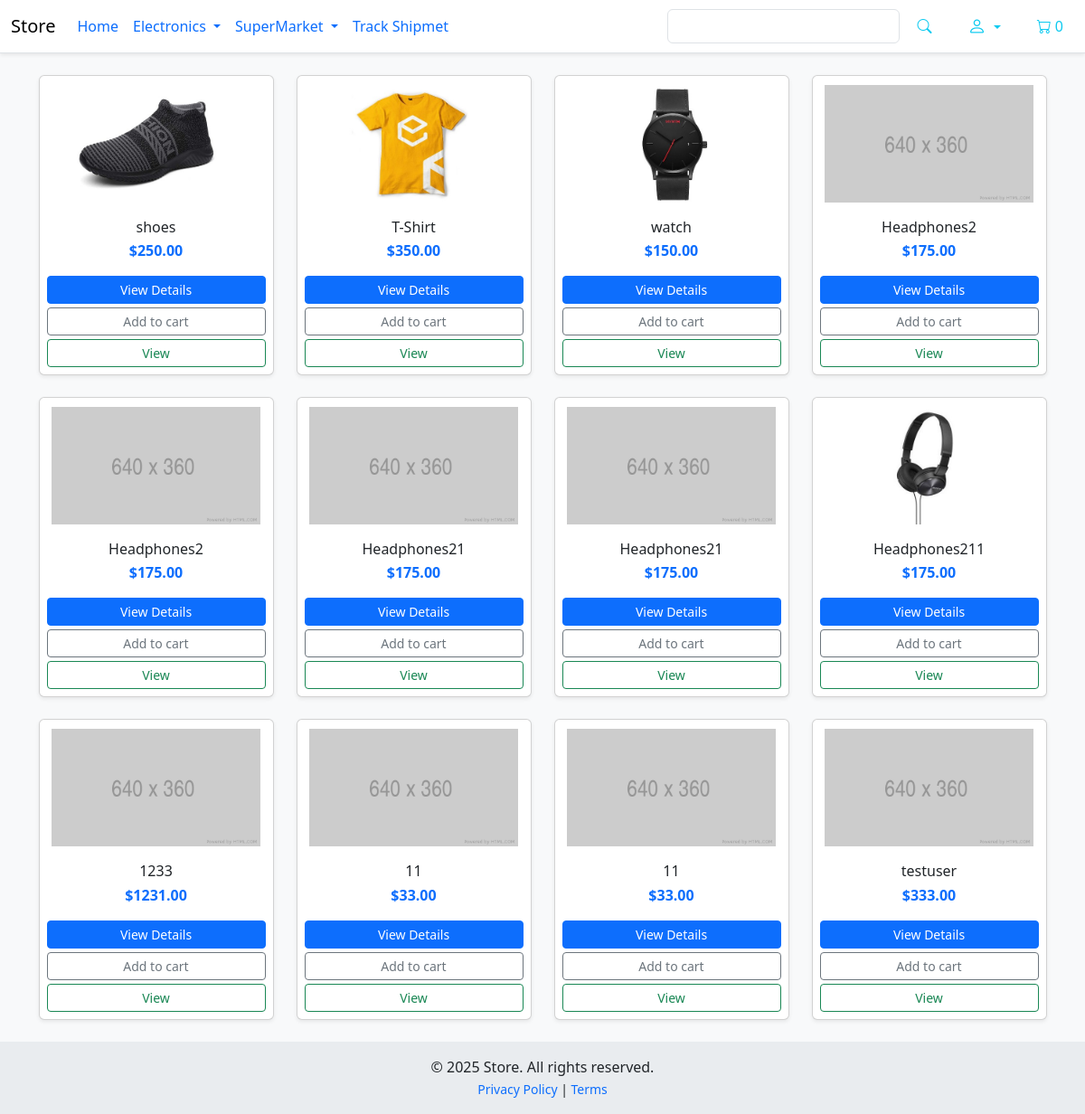
The page / (signed in) on the database as committed earlier.
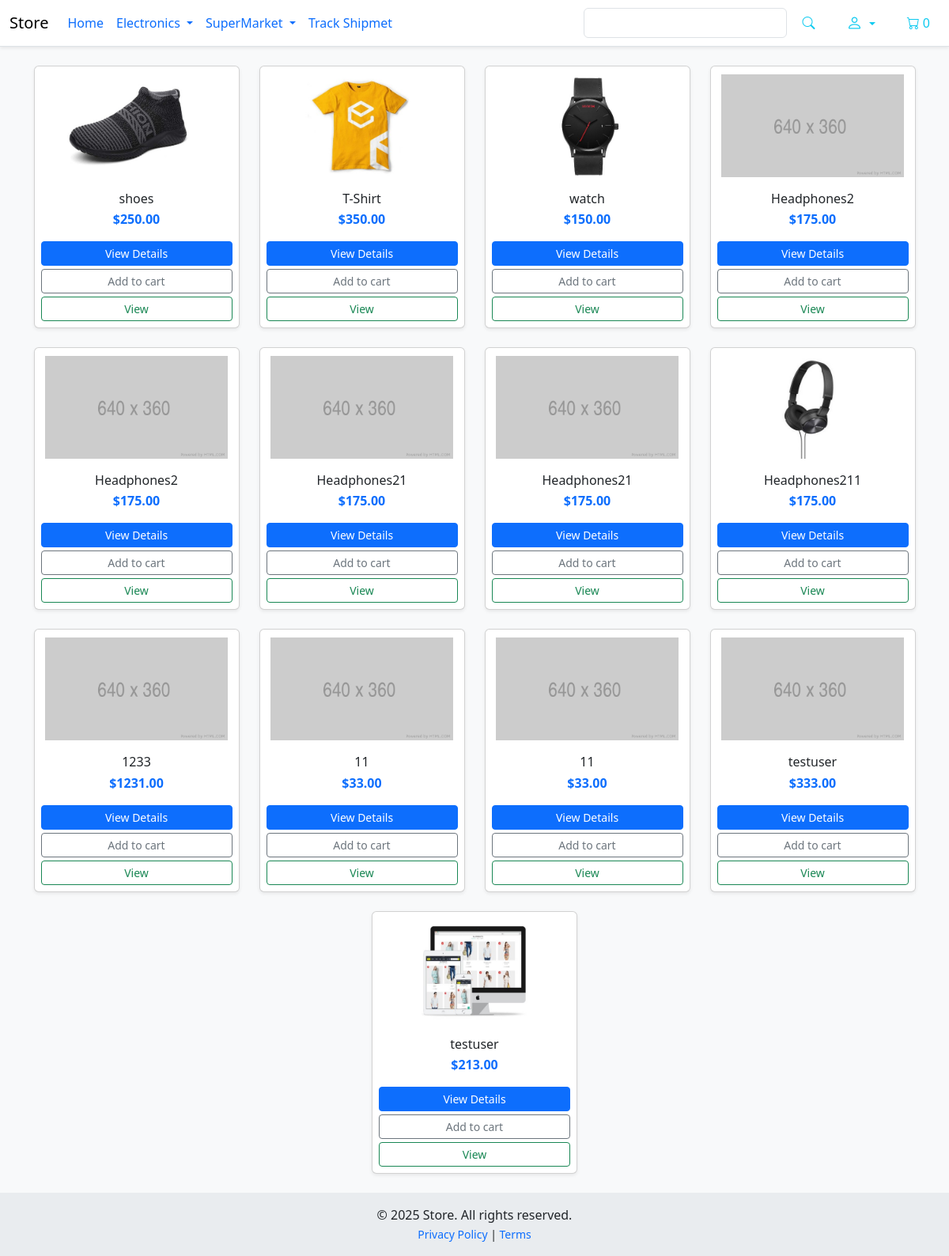
The same page on the database as committed later.
### Store/models.py (models this page shows, shortened)
class Order(models.Model):
    customer =  models.ForeignKey('CoreAuth.Customer',on_delete=models.SET_NULL,null=True,blank=True)
    seller = models.ForeignKey('CoreAuth.Seller',on_delete=models.SET_NULL,null=True,blank=True)
    created_at = models.DateTimeField(auto_now_add=True)
    deleted_at = models.DateTimeField(null=True, blank=True)
    complete = models.BooleanField(default=False)
    transaction_id = models.CharField(max_length=200,null=True)
    @property
    def get_cart_items(self):
        return sum(item.quantity for item in self.orderitem_set.all())

class Product(models.Model):
    class RatingChoice(models.IntegerChoices):
        NOT_RATED = 0, 'Not Rated Yet'
        VERY_POOR = 1, 'Very Poor'
        POOR = 2, 'Poor'
        AVERAGE = 3, 'Average'
        GOOD = 4, 'Good'
        EXCELLENT = 5, 'Excellent'
    slug = models.SlugField(max_length=160, unique=True,default='temp-slug')
    seller = models.ForeignKey('CoreAuth.Seller',on_delete=models.CASCADE)
    name = models.CharField(max_length=255)
    price = models.DecimalField(max_digits=9,decimal_places=2)
    created_at = models.DateTimeField(auto_now_add=True)
    rate = models.PositiveSmallIntegerField(choices=RatingChoice,default=RatingChoice.NOT_RATED)
    image = models.ImageField(upload_to='images/products', blank=True, null=True,max_length=255)
    digital = models.BooleanField(default=False)
    @property
    def imageURL(self):
        try:
            if self.image:
                url = self.image.url
                return url
        except:
            pass
        return '/static/images/placeholder.png'

### Store/views.py (the view, shortened to what this page needs)
# urls.py: path('',store,name='store'),
def store(request):
    cart_cookie = json.loads(request.COOKIES.get("cart", "{}"))
    products = Product.objects.all()
    data = cartData(request)
    items = data["items"]
    order = data["order"]
    context = {"products": products, "items": items, "order": order}
    return render(request, "store/store.html", context)

### Store/utils.py (called while the page is built)
def cartData(request):
    if request.user.is_authenticated:
        if request.user.is_seller:
            customer = request.user.seller
            order, create = Order.objects.get_or_create(seller=customer, complete=False)
        elif request.user.is_customer:
            customer = request.user.customer
            order, create = Order.objects.get_or_create(customer=customer, complete=False)
        items = order.orderitem_set.all()
    else:
        data_cookie_cart = cooikeCart(request)
        customer = 'u need to login'
        order = data_cookie_cart['order']
        items = data_cookie_cart['items']
    return {'customer': customer, 'order': order, 'items': items}

### Store/templates/store/store.html (shortened to what this page needs)
{% extends 'main.html' %}
{% block content %}
<br>
<div class="container">
  <div class="row justify-content-center">
    {% for product in products %}
    <div class="col-12 col-sm-6 col-md-4 col-lg-3 mb-4 d-flex justify-content-center">
      <div class="card h-100 shadow-sm" style="width: 100%; max-width: 260px;">
        <img src="{{ product.imageURL }}" class="card-img-top img-fluid" alt="{{ product.name }}"
          style="max-height: 150px; object-fit: contain; padding: 10px;">
        <div class="card-body p-2 text-center">
          <h6 class="card-title mb-1">{{ product.name }}</h6>
          <p class="card-text text-primary fw-bold mb-1">${{ product.price }}</p>
          <div class="d-grid gap-1">
            <a href="#" class="btn btn-sm btn-primary">View Details</a>
            <button data-product="{{ product.id }}" data-action="add"
              class="btn btn-sm btn-outline-secondary update-cart">
              Add to cart
            </button>
            <a href="#" class="btn btn-sm btn-outline-success">View</a>
          </div>
        </div>
      </div>
    </div>
    {% endfor %}
  </div>
</div>
{% endblock content %}

### templates/partials/navbar.html (shortened to what this page needs)
<nav class="navbar navbar-expand-lg navbar-light bg-white border-bottom shadow-sm">
  <div class="container-fluid">
    <a class="navbar-brand" href="{% url 'store' %}">Store</a>
    <div class="collapse navbar-collapse" id="navbarSupportedContent">
      <ul class="navbar-nav me-auto mb-2 mb-lg-0">
        <li class="nav-item active">
          <a class="nav-link nav" href="{% url 'store' %}">Home</a>
        </li>
        <li class="nav-item dropdown nav">
          <a class="nav-link dropdown-toggle" href="#" id="navbarDropdown" role="button" data-bs-toggle="dropdown"
            aria-expanded="false">
            Electronics
          </a>
        </li>
        <li class="nav-item dropdown nav">
          <a class="nav-link dropdown-toggle" href="#" id="superMarketDropdown" role="button" data-bs-toggle="dropdown"
            aria-expanded="false">
            SuperMarket
          </a>
        </li>
        <li class="nav-item dropdown nav">
          <a class="nav-link" href="{% url 'track_shipment' %}">
            Track Shipmet
          </a>
        </li>
      </ul>
      <div class="d-flex align-items-center">
        <form class="d-flex me-3">
          <input class="form-control me-2 bg-white text-dark border w-100" type="search" placeholder="Search">
          <button class="btn btn-outline-info border-0" type="submit">
            <i class="bi bi-search"></i>
          </button>
        </form>
        {% if request.user.is_authenticated %}
        {% include 'partials/profile_dropdown.html' %}
        {% else %}
        {% include 'partials/login_dropdown.html' %}
        {% endif %}
        <a href="{% url 'cart' %}" class="btn btn-outline-info border-0">
          <i class="bi bi-cart me-1"></i><span id="cart-count">{{ order.get_cart_items }}</span>
        </a>
      </div>
    </div>
  </div>
</nav>

Rows that differ between the two databases and show on the page:
added Product: imageURL (picture), name "testuser", price "213.00"
